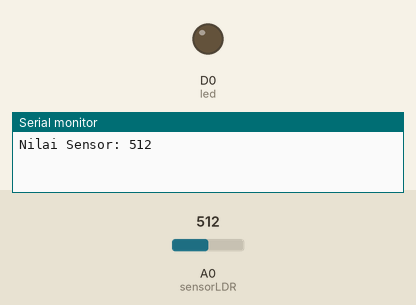
Bench run of a sketch on a simulated ESP8266 (NodeMCU). Shown: output pins drawn as LEDs (lit = HIGH), the last lines printed to the serial monitor. The inputs (shaded band) are chosen by the test bench; at power-on: A0 (sensorLDR) = 512.

Above: at 0.1 s.
At 3.1 s:
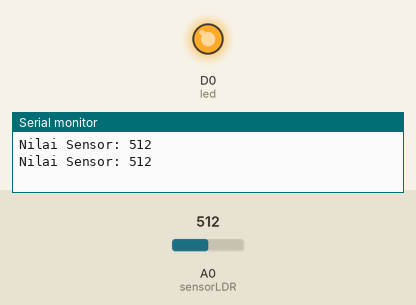
Timing chart, 0 to 4.6 s (numbered marks = the images above):
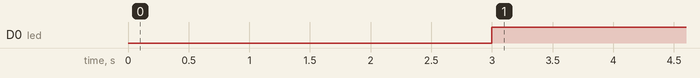

Measured:
- by itself, D0 (led): LOW → HIGH at 3.0 s

The sketch:

Tugas1.ino
```cpp
#define sensorLDR A0
int nilaiSensor;
int led = D0;

void setup() {
  // put your setup code here, to run once:
  Serial.begin(9600);
  pinMode(led, OUTPUT);
}

void loop() {
  // put your main code here, to run repeatedly:
  nilaiSensor = analogRead(sensorLDR);
  Serial.print("Nilai Sensor: ");
  Serial.println(nilaiSensor);
  delay(3000);
  if(nilaiSensor > 400){
    digitalWrite(led, HIGH);
  }else{
    digitalWrite(led, LOW);
  }
}
```
